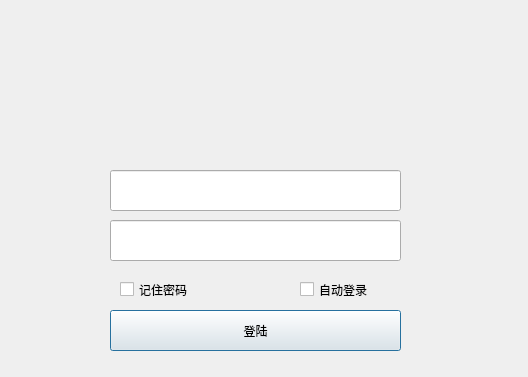
<?xml version="1.0" encoding="UTF-8"?>
<ui version="4.0">
 <class>LoginDialog</class>
 <widget class="QDialog" name="LoginDialog">
  <property name="geometry">
   <rect>
    <x>0</x>
    <y>0</y>
    <width>528</width>
    <height>377</height>
   </rect>
  </property>
  <property name="windowTitle">
   <string>四川大学教务系统登录</string>
  </property>
  <widget class="QPushButton" name="btn_login">
   <property name="geometry">
    <rect>
     <x>110</x>
     <y>310</y>
     <width>291</width>
     <height>41</height>
    </rect>
   </property>
   <property name="text">
    <string>登陆</string>
   </property>
  </widget>
  <widget class="QLineEdit" name="edt_username">
   <property name="geometry">
    <rect>
     <x>110</x>
     <y>170</y>
     <width>291</width>
     <height>41</height>
    </rect>
   </property>
  </widget>
  <widget class="QLineEdit" name="edt_password">
   <property name="geometry">
    <rect>
     <x>110</x>
     <y>220</y>
     <width>291</width>
     <height>41</height>
    </rect>
   </property>
  </widget>
  <widget class="QCheckBox" name="reme_passwd">
   <property name="geometry">
    <rect>
     <x>120</x>
     <y>280</y>
     <width>91</width>
     <height>19</height>
    </rect>
   </property>
   <property name="text">
    <string>记住密码</string>
   </property>
  </widget>
  <widget class="QCheckBox" name="auto_login">
   <property name="geometry">
    <rect>
     <x>300</x>
     <y>280</y>
     <width>91</width>
     <height>19</height>
    </rect>
   </property>
   <property name="text">
    <string>自动登录</string>
   </property>
  </widget>
 </widget>
 <resources/>
 <connections>
  <connection>
   <sender>btn_login</sender>
   <signal>clicked()</signal>
   <receiver>LoginDialog</receiver>
   <slot>accept()</slot>
   <hints>
    <hint type="sourcelabel">
     <x>279</x>
     <y>330</y>
    </hint>
    <hint type="destinationlabel">
     <x>497</x>
     <y>320</y>
    </hint>
   </hints>
  </connection>
 </connections>
</ui>
